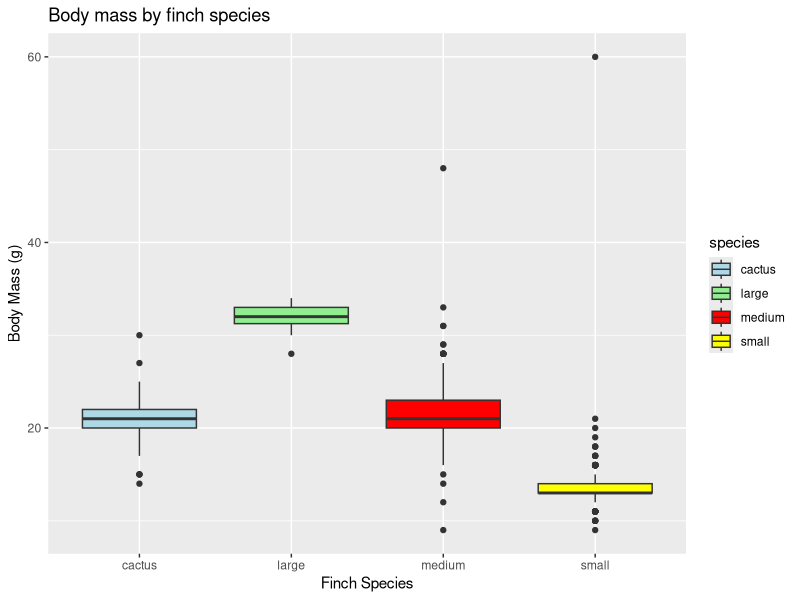

Recreate this plot in R.
#plotting the finch data
library(ggplot2)
finch <- read.csv("finch.csv", header = TRUE)
head(finch)
class(finch)
summary(finch)
#simplify
finch_simple = subset(finch, select = -c(month, day, year, day_of_year, number_of_visit, latitude, longitude, wind, pox_scale, pox_lesion))

subset(finch_simple)
#identify the morphology data
#class(finch_simple$morphology)
#convert to integer
finch_simple$beak_depth <- as.integer(finch_simple$beak_depth)
finch_simple$beak_length <- as.integer(finch_simple$beak_length) 
finch_simple$beak_width <- as.integer(finch_simple$beak_width) 
finch_simple$wing <- as.integer(finch_simple$wing) 
finch_simple$mass <- as.integer(finch_simple$mass)

#plot the correlation b/w species and mass
ggplot(finch_simple, aes(x = species, y = mass, fill = species)) +
  geom_boxplot() +
  labs(title = "Body mass by finch species", x = "Finch Species", y = "Body Mass (g)") +
  scale_fill_manual(values = c("cactus" = "lightblue", "large" = "lightgreen", "medium" = "red", "small" = "yellow"))
